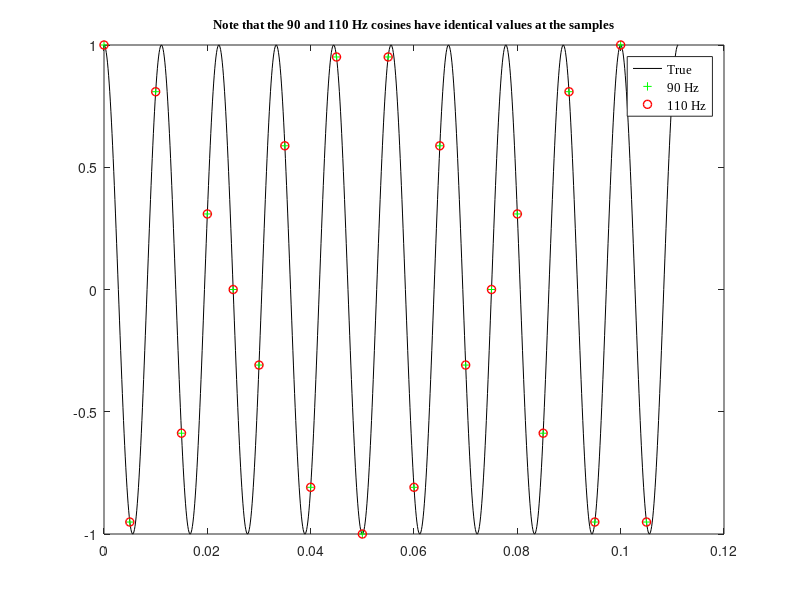

The MATLAB script that drew this image:
% Aliasing 1. This example shows a simple illustration of aliasing
% The example samples two cosines with frequencies 90 and 110 Hz,
% respectively, with a sampling frequency of 200 Hz. The example
% illustrates the concept of aliasing, which says that, in this case with a
% Nyquist frequency of 100 Hz, a cosine of 110 Hz will alias as a cosine
% with 90 Hz. 


% This file is part of the examples for the ABRAVIBE Toolbox for NVA which 
% is an accompanying toolbox for the book
% Brandt, Anders: "Noise and Vibration Analysis: Signal Analysis and
% Experimental Procedures," Wiley 2011. ISBN: 13-978-0-470-74644-8.
% Copyright 2011, Anders Brandt.

close all
clear

% Some settings to easily change plot appearance
%--------------------------------------------------
FontSize=9;
FontName='Times New Roman';
LineWidth=1;
LineType={'-k','--k','-.k',':k'};
%--------------------------------------------------

%================================================================
% This example illustrates the effect of 'sampling' a cosine signal with a
% sampling frequency (or time increment) which does not satisfy the
% sampling theorem.

% First we assume a frequency of the cosine. Let us say it is 90 Hz and we
% describe it well, with say 100 times oversampling to have as the 'true'
% signal
f1=90;
fs=100*f1;
t=(0:1/fs:10/f1);
x=cos(2*pi*f1*t);

% Next, we assume we sample this signal with a sampling frequency which is
% slightly more than needed. Say fs1=200 Hz which means the Nyquist
% frequency is 100 Hz
fs1=200;
t1=(0:1/fs1:10/f1);
y1=cos(2*pi*f1*t1);     % This is the 90 Hz cosine sampled with 200 Hz

% The aliasing phenomenon is now illustrated by instead sampling a 110 Hz
% cosine with the same 200 Hz sampling frequency. Note that the 90 Hz
% signal is as much below the Nyquist frequency, as the 110 Hz is above.
% This is what happens:
f2=110;
y2=cos(2*pi*f2*t1);     % The 110 Hz cosine sampled with 200 Hz

% Now we plot the three signals. The 'true', the correctly sampled 90 Hz,
% and the incorrectly sampled 110 Hz signals.
% We use green plus signs (+) for the correct signal, and red rings (o) for
% the incorrectly sampled signal
plot(t,x,'k',t1,y1,'g+',t1,y2,'ro','LineWidth',LineWidth)
legend('True','90 Hz','110 Hz','FontName',FontName,'FontSize',FontSize)
title('Note that the 90 and 110 Hz cosines have identical values at the samples','FontName',FontName,'FontSize',FontSize)